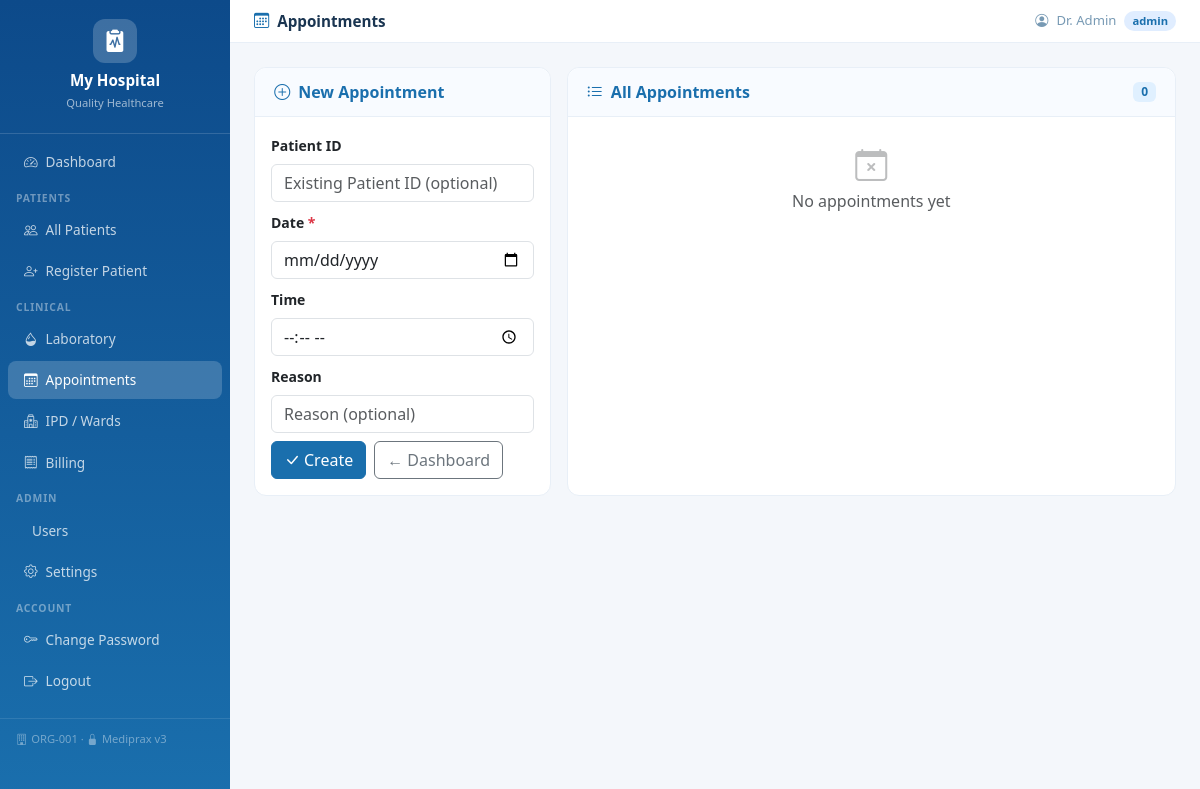
/appointments/ (signed in), run on the app's committed database.
### tables this page shows
CREATE TABLE hospitals(
            id         INTEGER PRIMARY KEY AUTOINCREMENT,
            name       TEXT NOT NULL,
            tagline    TEXT DEFAULT 'Quality Healthcare',
            address    TEXT DEFAULT '',
            phone      TEXT DEFAULT '',
            email      TEXT DEFAULT '',
            color1     TEXT DEFAULT '#1a6fad',
            color2     TEXT DEFAULT '#0e9f8b',
            is_active  INTEGER DEFAULT 1,
            created_at TIMESTAMP DEFAULT CURRENT_TIMESTAMP
        , org_id TEXT);

CREATE TABLE settings(
            id             INTEGER PRIMARY KEY AUTOINCREMENT,
            hospital_id    INTEGER UNIQUE NOT NULL,
            doctor_name    TEXT DEFAULT '',
            doctor_degree  TEXT DEFAULT 'MBBS, MD',
            FOREIGN KEY (hospital_id) REFERENCES hospitals(id)
        );

### app/routes/appointment_routes.py (the view)
@appointment_routes.route('/')
def appointments():
    if not _ok(): return redirect(url_for('auth.login'))
    db = get_db(); hid = _hid()
    rows = db.execute('''SELECT a.*,p.name AS patient_name FROM appointments a
        LEFT JOIN patients p ON a.patient_id=p.id WHERE a.hospital_id=? ORDER BY a.appt_date DESC, a.id DESC''',(hid,)).fetchall()
    return render_template('appointments.html', appts=[dict(r) for r in rows])

### app/database.py (called while the page is built)
def get_db():
    if 'db' not in g:
        g.db = sqlite3.connect(current_app.config['DATABASE'])
        g.db.row_factory = sqlite3.Row
        g.db.execute('PRAGMA foreign_keys = ON')
    return g.db

### app/routes/appointment_routes.py (called while the page is built)
def _ok(): return 'user_id' in session and 'hospital_id' in session

def _hid(): return session.get('hospital_id',1)

### templates/appointments.html (shortened to what this page needs)
{% extends "base.html" %}
{% block page_title %}<i class="bi bi-calendar3 me-2 text-primary"></i>Appointments{% endblock %}
{% block content %}
<div class="row g-3">
  <div class="col-lg-4">
    <div class="card h-100">
      <div class="card-header fw-semibold text-primary"><i class="bi bi-plus-circle me-2"></i>New Appointment</div>
      <div class="card-body">
        <form id="appt-form">
          <div class="mb-2">
            <label class="form-label small fw-semibold">Patient ID</label>
            <input type="number" min="1" class="form-control" name="patient_id" placeholder="Existing Patient ID (optional)">
          </div>
          <div class="mb-2">
            <label class="form-label small fw-semibold">Date <span class="text-danger">*</span></label>
            <input type="date" class="form-control" name="date" required>
          </div>
          <div class="mb-2">
            <label class="form-label small fw-semibold">Time</label>
            <input type="time" class="form-control" name="time">
          </div>
          <div class="mb-2">
            <label class="form-label small fw-semibold">Reason</label>
            <input type="text" class="form-control" name="reason" maxlength="120" placeholder="Reason (optional)">
          </div>
          <div class="d-flex gap-2">
            <button class="btn btn-primary" type="submit"><i class="bi bi-check-lg me-1"></i>Create</button>
            <a href="{{ url_for('auth.dashboard') }}" class="btn btn-outline-secondary">← Dashboard</a>
          </div>
        </form>
      </div>
    </div>
  </div>
  <div class="col-lg-8">
    <div class="card h-100">
      <div class="card-header d-flex justify-content-between align-items-center">
        <span class="fw-semibold text-primary"><i class="bi bi-list-ul me-2"></i>All Appointments</span>
        <span class="badge" style="background:#e0f0ff;color:#1a6fad">{{ appts|length }}</span>
      </div>
      <div class="card-body p-0">
        {% if appts %}
        <table class="table table-hover mb-0">
          <thead><tr><th>Date</th><th>Time</th><th>Patient</th><th>Reason</th><th>Status</th><th></th></tr></thead>
          <tbody>
          {% for a in appts %}
          <tr>
            <td>{{ a.appt_date }}</td>
            <td>{{ a.appt_time or '—' }}</td>
            <td>
              {% if a.patient_id %}
              <a href="{{ url_for('patients.patient_detail', pid=a.patient_id) }}" class="text-decoration-none">{{ a.patient_name or 'Unknown' }}</a>
              {% else %}—{% endif %}
            </td>
            <td><small class="text-muted">{{ (a.reason or '—')[:30] }}</small></td>
            <td>
              {% if a.status == 'completed' %}<span class="badge bg-success">Completed</span>
              {% elif a.status == 'cancelled' %}<span class="badge bg-secondary">Cancelled</span>
              {% elif a.status == 'no_show' %}<span class="badge bg-warning text-dark">No Show</span>
              {% else %}<span class="badge" style="background:#e0f0ff;color:#1a6fad">Scheduled</span>{% endif %}
            </td>
            <td>
              <div class="dropdown">
                <button class="btn btn-sm btn-outline-secondary py-0 px-2 dropdown-toggle" data-bs-toggle="dropdown"><i class="bi bi-three-dots-vertical"></i></button>
                <ul class="dropdown-menu dropdown-menu-end">
                  {% if a.status == 'scheduled' %}
                  <li><a class="dropdown-item" href="#" onclick="updateStatus({{ a.id }}, 'completed')"><i class="bi bi-check-circle me-2 text-success"></i>Mark Completed</a></li>
                  <li><a class="dropdown-item" href="#" onclick="updateStatus({{ a.id }}, 'no_show')"><i class="bi bi-x-circle me-2 text-warning"></i>No Show</a></li>
                  <li><hr class="dropdown-divider"></li>
                  <li><a class="dropdown-item text-danger" href="#" onclick="updateStatus({{ a.id }}, 'cancelled')"><i class="bi bi-trash me-2"></i>Cancel</a></li>
                  {% else %}
                  <li><a class="dropdown-item" href="#" onclick="updateStatus({{ a.id }}, 'scheduled')"><i class="bi bi-arrow-counterclockwise me-2"></i>Re-schedule</a></li>
                  {% endif %}
                </ul>
              </div>
            </td>
          </tr>
          {% endfor %}
          </tbody>
        </table>
        {% else %}
        <p class="text-muted text-center py-4"><i class="bi bi-calendar-x" style="font-size:2rem;opacity:.4"></i><br>No appointments yet</p>
        {% endif %}
      </div>
    </div>
  </div>
</div>
{% endblock %}

### templates/base.html (shortened to what this page needs)
<!DOCTYPE html>
<html lang="en">
<head>
  <link href="https://cdn.jsdelivr.net/npm/bootstrap@5.3.2/dist/css/bootstrap.min.css" rel="stylesheet"/>
  <link href="https://cdn.jsdelivr.net/npm/bootstrap-icons@1.11.3/font/bootstrap-icons.min.css" rel="stylesheet"/>
  <link rel="stylesheet" href="{{ url_for('static', filename='css/style.css') }}"/>
</head>
<body>
<nav id="sidebar">
  <div class="brand">
    <div class="brand-icon"><i class="bi bi-clipboard2-pulse-fill"></i></div>
    <h5>{{ hospital.name }}</h5>
    <small>{{ hospital.tagline }}</small>
  </div>
  <ul class="nav flex-column mt-2">
    {% if session.role != 'patient' %}
    <li class="nav-item"><a href="{{ url_for('auth.dashboard') }}" class="nav-link {% if request.endpoint=='auth.dashboard' %}active{% endif %}"><i class="bi bi-speedometer2"></i> Dashboard</a></li>
    <li class="nav-label">Patients</li>
    <li class="nav-item"><a href="{{ url_for('patients.patients') }}" class="nav-link {% if 'patients.' in (request.endpoint or '') %}active{% endif %}"><i class="bi bi-people"></i> All Patients</a></li>
    {% if session.role in ('admin','doctor') %}
    <li class="nav-item"><a href="{{ url_for('patients.add_patient_view') }}" class="nav-link"><i class="bi bi-person-plus"></i> Register Patient</a></li>
    {% endif %}
    <li class="nav-label">Clinical</li>
    <li class="nav-item"><a href="{{ url_for('lab.lab_list') }}" class="nav-link {% if 'lab.' in (request.endpoint or '') %}active{% endif %}"><i class="bi bi-droplet-half"></i> Laboratory</a></li>
    <li class="nav-item"><a href="{{ url_for('appointments.appointments') }}" class="nav-link {% if 'appointments.' in (request.endpoint or '') %}active{% endif %}"><i class="bi bi-calendar3"></i> Appointments</a></li>
    <li class="nav-item"><a href="{{ url_for('ipd.ward_view') }}" class="nav-link {% if 'ipd.' in (request.endpoint or '') %}active{% endif %}"><i class="bi bi-hospital"></i> IPD / Wards</a></li>
    <li class="nav-item"><a href="{{ url_for('billing.bill_list') }}" class="nav-link {% if 'billing.' in (request.endpoint or '') %}active{% endif %}"><i class="bi bi-receipt"></i> Billing</a></li>
    {% if session.role == 'admin' %}
    <li class="nav-label">Admin</li>
    <li class="nav-item"><a href="{{ url_for('auth.users') }}" class="nav-link {% if request.endpoint=='auth.users' %}active{% endif %}"> Users</a></li>
    <li class="nav-item"><a href="{{ url_for('settings.hospital_settings') }}" class="nav-link {% if 'settings.' in (request.endpoint or '') %}active{% endif %}"><i class="bi bi-gear"></i> Settings</a></li>
    {% endif %}
    {% else %}
    <li class="nav-item"><a href="{{ url_for('patients.patient_detail', pid=session.patient_id) }}" class="nav-link active"><i class="bi bi-file-medical"></i> My Records</a></li>
    {% endif %}
    <li class="nav-label">Account</li>
    <li class="nav-item"><a href="{{ url_for('auth.change_password') }}" class="nav-link"><i class="bi bi-key"></i> Change Password</a></li>
    <li class="nav-item"><a href="{{ url_for('auth.logout') }}" class="nav-link"><i class="bi bi-box-arrow-right"></i> Logout</a></li>
  </ul>
  <div class="sidebar-footer">
    {% if hospital.org_id %}<i class="bi bi-building me-1"></i>{{ hospital.org_id }} &middot; {% endif %}
    <i class="bi bi-lock-fill me-1"></i>Mediprax v3
  </div>
</nav>
<div id="topbar">
  <div class="d-flex align-items-center gap-2">
    <p class="page-title mb-0">{% block page_title %}{% endblock %}</p>
  </div>
  <div class="user-pill">
    <i class="bi bi-person-circle"></i>
    <span>{{ session.name }}</span>
    <span class="role-badge role-{{ session.role }}">{{ session.role }}</span>
  </div>
</div>
<div id="main">
  {% block content %}{% endblock %}
</div>
</body>
</html>

### static/css/style.css (style rules this page uses)
:root { --sidebar-w: 230px; }
body { margin:0; font-family:'Segoe UI',sans-serif; background:#f4f7fb; }
#sidebar { position:fixed; top:0; left:0; width:var(--sidebar-w); height:100vh; overflow-y:auto; z-index:200; }
.brand { padding:1.2rem 1rem; border-bottom:1px solid rgba(255,255,255,.15); text-align:center; }
.brand-icon { width:44px; height:44px; border-radius:12px; display:flex; align-items:center; justify-content:center; margin:0 auto .5rem; color:#fff; font-size:1.4rem; background:rgba(255,255,255,.2); }
.brand h5 { color:#fff; margin:0; font-weight:700; font-size:.95rem; }
.brand small { color:rgba(255,255,255,.6); font-size:.7rem; }
.nav-link { color:rgba(255,255,255,.75) !important; padding:.55rem 1rem !important; border-radius:8px; margin:.1rem .5rem; font-size:.85rem; display:flex; align-items:center; gap:8px; }
.nav-link:hover, .nav-link.active { background:rgba(255,255,255,.18) !important; color:#fff !important; }
.nav-label { padding:.5rem 1rem .2rem; font-size:.65rem; text-transform:uppercase; letter-spacing:.08em; color:rgba(255,255,255,.4); font-weight:700; }
.sidebar-footer { padding:.8rem 1rem; font-size:.7rem; color:rgba(255,255,255,.4); border-top:1px solid rgba(255,255,255,.1); margin-top:1rem; }
#topbar { margin-left:var(--sidebar-w); background:#fff; border-bottom:1px solid #e8eff7; padding:.6rem 1.5rem; display:flex; justify-content:space-between; align-items:center; position:sticky; top:0; z-index:100; }
.page-title { font-weight:600; font-size:.95rem; color:#1a3551; }
.user-pill { display:flex; align-items:center; gap:8px; font-size:.82rem; color:#789ab4; }
.role-badge { padding:2px 8px; border-radius:10px; font-size:.7rem; font-weight:600; }
.role-admin { background:#e0edff; color:#1a6fad; }
#main { margin-left:var(--sidebar-w); padding:1.5rem; }
.card { border:1px solid #e8eff7; border-radius:12px; box-shadow:none; }
.card-header { background:#f8fbff; border-bottom:1px solid #e8eff7; border-radius:12px 12px 0 0 !important; padding:.75rem 1.2rem; }

### data on the page
hospitals: name "My Hospital", tagline "Quality Healthcare", org_id "ORG-001"
settings: name "Dr. Admin"

### other printed values
{{ session.role }} "admin"
{{ appts|length }} "0"
